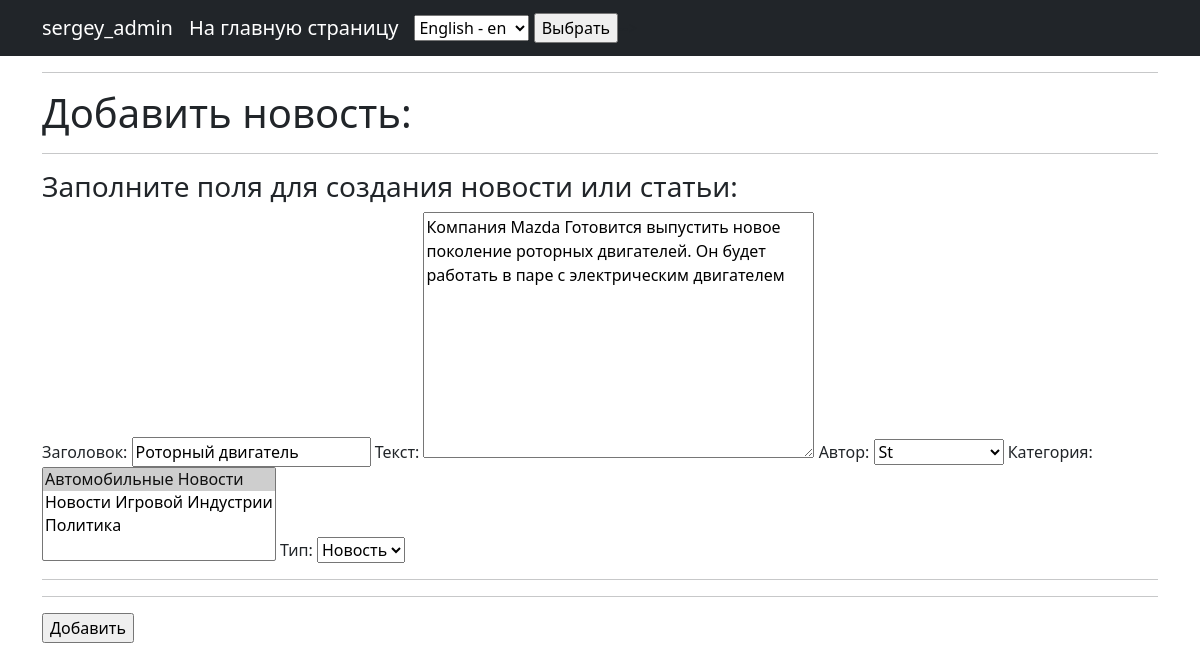
Page /news/create/1 (signed in) on the committed database.
### news_p/models.py (models this page shows, shortened)
class Post(models.Model):
    news = 'NW'
    article = "AR"
    POST_TYPE = [(news, _('News')), (article, _('Article'))]
    type = models.CharField(max_length=2, choices=POST_TYPE, default=news)
    date = models.DateTimeField(auto_now_add=True)
    title = models.CharField(max_length=255)
    text = models.TextField()
    rating = models.IntegerField(default=0)
    author = models.ForeignKey(Author, on_delete=models.CASCADE)
    category = models.ManyToManyField(Category, through='PostCategory')

### news_p/views.py (the view)
# urls.py: path('create/<int:pk>', PostUpdateView.as_view(), name='news_edit'),
class PostUpdateView(PermissionRequiredMixin, UpdateView):
    permission_required = ('news_p.change_post',)
    template_name = 'news_add.html'
    form_class = PostForm
    def get_object(self, **kwargs):
        id = self.kwargs.get('pk')
        return Post.objects.get(pk=id)

### news_p/forms.py
class PostForm(ModelForm):
    class Meta:
        model = Post
        fields = ['title', 'text', 'author', 'category', 'type']
        labels = {
            'title': _('Title'),
            'text': _('Text'),
            'author': _('Author'),
            'category': _('Category'),
            'type': _('Type')
        }

### news_p/models.py (called while the page is built)
    def __str__(self):
        return self.user.username.title()

    def __str__(self):
        return self.name.title()

### templates/news_add.html (shortened to what this page needs)
{% extends 'flatpages/default.html' %}
{% load i18n %}
{% load custom_filters %}
{% block title %}
<hr>
<h1>{% trans 'Add news:'%}</h1>
<hr>
{% endblock title %}
{% block content %}
<h3>{% trans 'Fill in the fields to create news or article:' %}</h3>
<form method="POST">
    {{ form }}
    <hr>
  <hr>
  <input type="submit" value="{% trans 'Add' %}">
</form>
{% endblock content %}

### templates/flatpages/default.html (shortened to what this page needs)
<!DOCTYPE html>
{% load i18n %}
{% load tz %}
<html lang="en">
    <head>
        {% load static %}
        <link href="{% static 'css/styles.css' %}" rel="stylesheet" />
    </head>
    <body>
        <nav class="navbar navbar-expand-lg navbar-dark bg-dark static-top">
            <div class="container">
                {% if request.user.username %}
                        <a class="navbar-brand" href="{% url 'profile' %}">{{ request.user.username }}</a>
                {% endif %}
                <a class="navbar-brand" href="{% url 'home' %}">{% trans 'To the main page' %}</a>
                <form action="{% url 'set_language' %}" method="POST"> {% csrf_token %}
                    <select name="language" id="">
                        {% get_available_languages as LANGUAGES %}
                        {% get_language_info_list for LANGUAGES as languages %}
                        {% for language in languages %}
                            <option value="{{ language.code }}" {% if language.code == LANGUAGE_CODE %} selected {% endif %}>
                                {{ language.name_local }} - {{ language.code }}
                            </option>
                        {% endfor %}
                    </select>
                    <input type="submit" value="Выбрать">
                </form>
                {% get_current_timezone as TIME_ZONE %}
            </div>
        </nav>
        <div class="container">
            <div class="row">
                <div class="col-lg-12 ">
                    {% block title %}{%endblock title %}
                    {% block content %}{% endblock content %}
                </div>
            </div>
        </div>
    </body>
</html>

### rows in the picture
Post: title "Роторный двигатель", text "Компания Mazda Готовится выпустить новое поколение роторных двигателей. Он будет работать в паре с электрическим двигателем", author "St", type "Новость"

### other values in the picture
{{ request.user.username }} "sergey_admin"
form field language "English - en"
